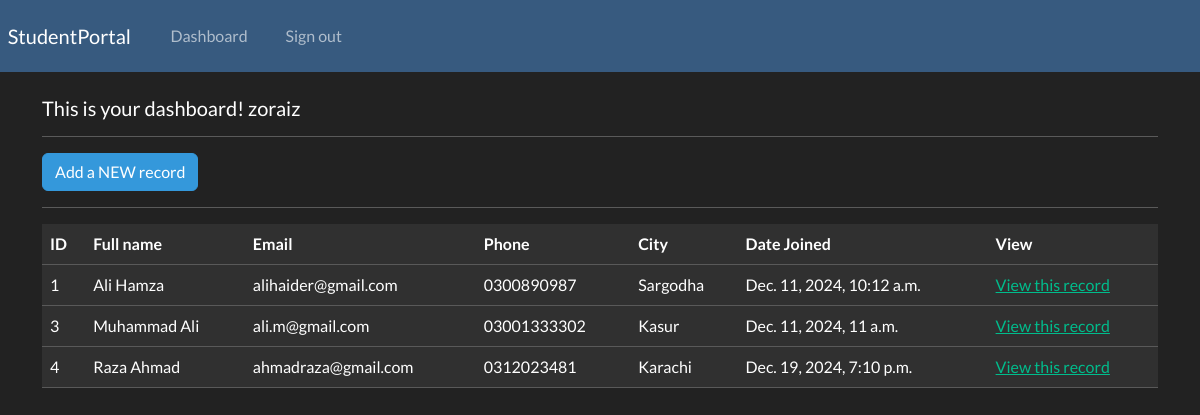
The page /dashboard (signed in) on the database its author committed.
### registration/models.py (models this page shows, shortened)
class Record(models.Model):
    creation_date = models.DateTimeField(auto_now_add=True)
    first_name = models.CharField(max_length=100)
    last_name = models.CharField(max_length=100)
    email = models.CharField(max_length=255)
    phone = models.CharField(max_length=20)
    city= models.CharField(max_length=100)

### registration/views.py (the view)
# urls.py: path('dashboard', views.dashboard, name="dashboard"),
@login_required(login_url='my-login')
def dashboard(request):
    my_records = Record.objects.all()
    context = {'records': my_records}
    return render(request, 'registration/dashboard.html', context=context)

### registration/templates/registration/dashboard.html
{% extends 'registration/base.html' %}
{% block content %}
    <h5> This is your dashboard! {{user}} </h5>
    <hr>
    <a class="btn btn-info btn-secondary" href="{% url 'create-record' %}">
        Add a NEW record
    </a>
    <br>
    <hr>
    <table class="table table-dark table-hover table-border">
        <thead class="table-dark">
            <tr>
                <th scope="col"> ID </th>
                <th scope="col"> Full name </th>
                <th scope="col"> Email </th>
                <th scope="col"> Phone </th>
                <th scope="col"> City </th>
                <th scope="col"> Date Joined </th>
                <th scope="col"> View </th>
            </tr>
        </thead>
        <tbody>
        {% if records %}
            {% for record in records %}
            <tr>
                <td>{{record.id}}</td>
                <td>{{record.first_name}}   {{record.last_name}}</td>
                <td>{{record.email}}</td>
                <td>{{record.phone}}</td>
                <td>{{record.city}}</td>
                <td>{{record.creation_date}}</td>
                <td> <a href="{% url 'record' record.id %}"> View this record </a></td>
            </tr>
            {% endfor %}
        {% endif %}
        </tbody>
    </table>
{% endblock %}

### registration/templates/registration/base.html (shortened to what this page needs)
{% load static %}
<!DOCTYPE html>
<html>
    <head>
        <link rel="stylesheet" type="text/css" href="https://bootswatch.com/5/darkly/bootstrap.min.css">
        <link rel="stylesheet" type="text/css" href="{% static 'css/styles.css' %}">
    </head>
    <body>
        {% include 'registration/navbar.html' %}
        <div class="container">
            <br>
            {% block content %}
            {% endblock %}
        </div>
    </body>
</html>

### registration/templates/registration/navbar.html (shortened to what this page needs)
<nav class="navbar navbar-expand-lg navbar-dark bg-primary justify-content-center">
    <a class="navbar-brand main-heading" href="{% url '' %}">
      &nbsp; StudentPortal
    </a>
      <div class="collapse navbar-collapse text-center" id="navbarNavDropdown">
        <ul class="navbar-nav mr-auto">
          {% if user.is_authenticated %}
            <li class="nav-item">
              <a class="nav-link" href="{% url 'dashboard' %}">Dashboard &nbsp;  </a>
            </li>
            <li class="nav-item">
              <a class="nav-link" href="{% url 'user-logout' %}">Sign out &nbsp;  </a>
            </li>
        </ul>
        {% endif %}
      </div>
  </nav>

### rows shown on the page
Record: id "1", first_name "Ali", last_name "Hamza", email "alihaider@gmail.com", phone "0300890987", city "Sargodha", creation_date "Dec. 11, 2024, 10:12 a.m."
Record: id "3", first_name "Muhammad", last_name "Ali", email "ali.m@gmail.com", phone "03001333302", city "Kasur", creation_date "Dec. 11, 2024, 11 a.m."
Record: id "4", first_name "Raza", last_name "Ahmad", email "ahmadraza@gmail.com", phone "0312023481", city "Karachi", creation_date "Dec. 19, 2024, 7:10 p.m."

### other values the page prints
{{ user }} "zoraiz"
